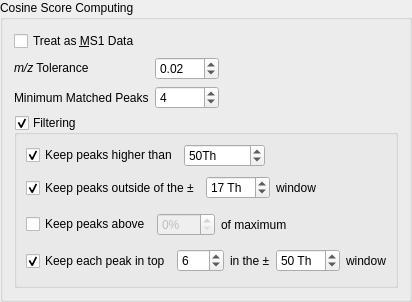
<?xml version="1.0" encoding="UTF-8"?>
<ui version="4.0">
 <class>gbCosineOptions</class>
 <widget class="QGroupBox" name="gbCosineOptions">
  <property name="geometry">
   <rect>
    <x>0</x>
    <y>0</y>
    <width>410</width>
    <height>302</height>
   </rect>
  </property>
  <property name="title">
   <string>Cosine Score Computing</string>
  </property>
  <layout class="QGridLayout" name="gridLayout">
   <item row="1" column="1">
    <widget class="QDoubleSpinBox" name="spinMZTolerance">
     <property name="enabled">
      <bool>true</bool>
     </property>
     <property name="prefix">
      <string/>
     </property>
     <property name="suffix">
      <string/>
     </property>
     <property name="maximum">
      <double>100.000000000000000</double>
     </property>
     <property name="singleStep">
      <double>0.010000000000000</double>
     </property>
     <property name="value">
      <double>0.020000000000000</double>
     </property>
    </widget>
   </item>
   <item row="0" column="0">
    <widget class="QCheckBox" name="chkMS1Data">
     <property name="text">
      <string>Treat as &amp;MS1 Data</string>
     </property>
    </widget>
   </item>
   <item row="2" column="0">
    <widget class="QLabel" name="label_6">
     <property name="text">
      <string>Minimum Matched Peaks</string>
     </property>
    </widget>
   </item>
   <item row="2" column="1">
    <widget class="QSpinBox" name="spinMinMatchedPeaks">
     <property name="enabled">
      <bool>true</bool>
     </property>
     <property name="maximum">
      <number>100</number>
     </property>
     <property name="value">
      <number>4</number>
     </property>
    </widget>
   </item>
   <item row="5" column="0" colspan="3">
    <widget class="QGroupBox" name="gbFiltering">
     <property name="title">
      <string>Filtering</string>
     </property>
     <property name="checkable">
      <bool>true</bool>
     </property>
     <layout class="QVBoxLayout" name="verticalLayout">
      <item>
       <layout class="QHBoxLayout" name="horizontalLayout_4">
        <item>
         <widget class="QCheckBox" name="chkUseMinMZ">
          <property name="text">
           <string>Keep peaks higher than</string>
          </property>
          <property name="checked">
           <bool>true</bool>
          </property>
         </widget>
        </item>
        <item>
         <widget class="QSpinBox" name="spinMinMZ">
          <property name="suffix">
           <string>Th</string>
          </property>
          <property name="maximum">
           <number>100000</number>
          </property>
          <property name="value">
           <number>50</number>
          </property>
         </widget>
        </item>
        <item>
         <spacer name="horizontalSpacer_5">
          <property name="orientation">
           <enum>Qt::Horizontal</enum>
          </property>
          <property name="sizeHint" stdset="0">
           <size>
            <width>40</width>
            <height>20</height>
           </size>
          </property>
         </spacer>
        </item>
       </layout>
      </item>
      <item>
       <layout class="QHBoxLayout" name="horizontalLayout_3">
        <item>
         <widget class="QCheckBox" name="chkUseParentFiltering">
          <property name="text">
           <string>Keep peaks outside of the ±</string>
          </property>
          <property name="checked">
           <bool>true</bool>
          </property>
         </widget>
        </item>
        <item>
         <widget class="QSpinBox" name="spinParentFilterTolerance">
          <property name="enabled">
           <bool>true</bool>
          </property>
          <property name="suffix">
           <string> Th</string>
          </property>
          <property name="prefix">
           <string/>
          </property>
          <property name="maximum">
           <number>100</number>
          </property>
          <property name="value">
           <number>17</number>
          </property>
         </widget>
        </item>
        <item>
         <widget class="QLabel" name="lblParentFiltering">
          <property name="text">
           <string>window</string>
          </property>
         </widget>
        </item>
        <item>
         <spacer name="horizontalSpacer_4">
          <property name="orientation">
           <enum>Qt::Horizontal</enum>
          </property>
          <property name="sizeHint" stdset="0">
           <size>
            <width>40</width>
            <height>20</height>
           </size>
          </property>
         </spacer>
        </item>
       </layout>
      </item>
      <item>
       <layout class="QHBoxLayout" name="horizontalLayout">
        <item>
         <widget class="QCheckBox" name="chkUseMinIntensityFiltering">
          <property name="text">
           <string>Keep peaks above</string>
          </property>
          <property name="checked">
           <bool>false</bool>
          </property>
         </widget>
        </item>
        <item>
         <widget class="QSpinBox" name="spinMinIntensity">
          <property name="enabled">
           <bool>false</bool>
          </property>
          <property name="suffix">
           <string>%</string>
          </property>
          <property name="maximum">
           <number>100</number>
          </property>
         </widget>
        </item>
        <item>
         <widget class="QLabel" name="lblMinIntensityFiltering">
          <property name="text">
           <string>of maximum</string>
          </property>
         </widget>
        </item>
        <item>
         <spacer name="horizontalSpacer_2">
          <property name="orientation">
           <enum>Qt::Horizontal</enum>
          </property>
          <property name="sizeHint" stdset="0">
           <size>
            <width>40</width>
            <height>20</height>
           </size>
          </property>
         </spacer>
        </item>
       </layout>
      </item>
      <item>
       <layout class="QHBoxLayout" name="horizontalLayout_2">
        <item>
         <widget class="QCheckBox" name="chkUseWindowRankFiltering">
          <property name="text">
           <string>Keep each peak in top</string>
          </property>
          <property name="checked">
           <bool>true</bool>
          </property>
         </widget>
        </item>
        <item>
         <widget class="QSpinBox" name="spinMinMatchedPeaksSearch">
          <property name="minimum">
           <number>1</number>
          </property>
          <property name="maximum">
           <number>100</number>
          </property>
          <property name="value">
           <number>6</number>
          </property>
         </widget>
        </item>
        <item>
         <widget class="QLabel" name="lblWindowRankFiltering1">
          <property name="text">
           <string>in the ±</string>
          </property>
         </widget>
        </item>
        <item>
         <widget class="QSpinBox" name="spinMatchedPeaksWindow">
          <property name="suffix">
           <string> Th</string>
          </property>
          <property name="minimum">
           <number>1</number>
          </property>
          <property name="maximum">
           <number>500</number>
          </property>
          <property name="singleStep">
           <number>50</number>
          </property>
          <property name="value">
           <number>50</number>
          </property>
         </widget>
        </item>
        <item>
         <widget class="QLabel" name="lblWindowRankFiltering2">
          <property name="text">
           <string>window</string>
          </property>
         </widget>
        </item>
        <item>
         <spacer name="horizontalSpacer_3">
          <property name="orientation">
           <enum>Qt::Horizontal</enum>
          </property>
          <property name="sizeHint" stdset="0">
           <size>
            <width>40</width>
            <height>20</height>
           </size>
          </property>
         </spacer>
        </item>
       </layout>
      </item>
     </layout>
    </widget>
   </item>
   <item row="1" column="2" rowspan="2">
    <spacer name="horizontalSpacer">
     <property name="orientation">
      <enum>Qt::Horizontal</enum>
     </property>
     <property name="sizeHint" stdset="0">
      <size>
       <width>40</width>
       <height>20</height>
      </size>
     </property>
    </spacer>
   </item>
   <item row="1" column="0">
    <widget class="QLabel" name="label_3">
     <property name="font">
      <font>
       <italic>false</italic>
      </font>
     </property>
     <property name="text">
      <string>&lt;i&gt;m/z&lt;/i&gt; Tolerance</string>
     </property>
    </widget>
   </item>
  </layout>
 </widget>
 <tabstops>
  <tabstop>spinMZTolerance</tabstop>
 </tabstops>
 <resources/>
 <connections/>
</ui>
